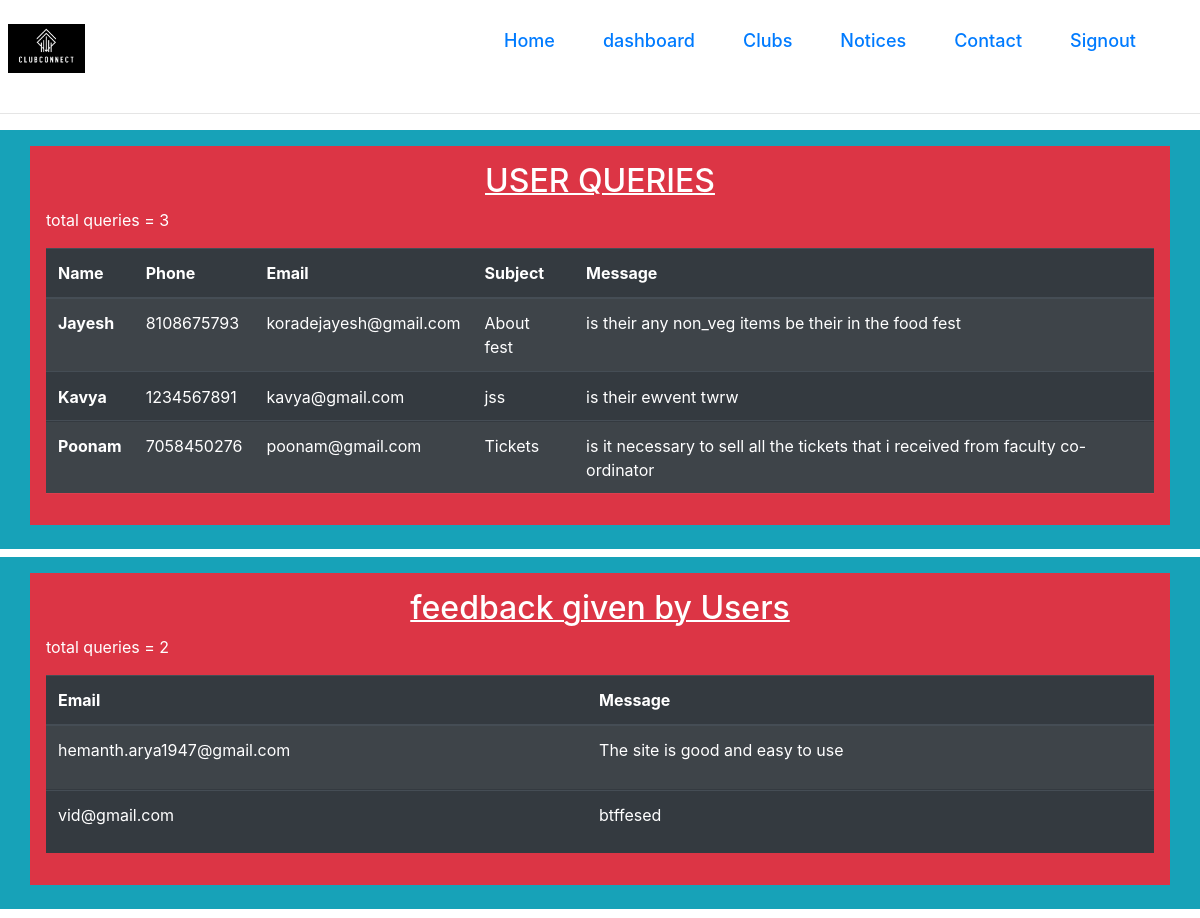
/home/contact.php, run on the app's committed database.
### tables this page shows
CREATE TABLE `contact_form` (
  `name` varchar(20) NOT NULL,
  `phone` varchar(20) NOT NULL,
  `email` varchar(40) NOT NULL,
  `subject` varchar(40) NOT NULL,
  `message` text NOT NULL
);

CREATE TABLE `feedback` (
  `slno` int(4) NOT NULL,
  `email` varchar(30) NOT NULL,
  `message` text NOT NULL
);

### home/display12.php (the view, shortened to what this page needs)
<?php
include '../dbconnect.php';
?>
<!DOCTYPE html>
<html lang="en">
<head>
    <link rel="stylesheet" href="https://cdn.jsdelivr.net/npm/bootstrap@4.6.2/dist/css/bootstrap.min.css">
    <link rel="stylesheet" href="style.css">
</head>
<body>
    <div class="p-3 mb-2 bg-info text-white animate__animated animate__backInLeft">    <div class="container p-3 mb-2 bg-danger text-white animate__animated animate__swing" >
    <h2 class="underline underline-offset-1 text-center text- decoration-2 animate__animated animate__backInDown">USER QUERIES</h2>
    <p>total queries = <?php $p = "select count(*) as `count` from `contact_form`"; $result= mysqli_query($conn,$p); $row = mysqli_fetch_assoc($result); echo $row['count'];?></p>
        <table class="table table-striped table-dark">
  <thead>
    <tr>
      <th scope="col">Name</th>
      <th scope="col">Phone</th>
      <th scope="col">Email</th>
      <th scope="col">Subject</th>
      <th scope="col">Message</th>
    </tr>
  </thead>
  <tbody class="overflow-y-auto h-32 ...">
    <?php
  $sql   ="Select * from `contact_form`";
  $result = mysqli_query($conn,$sql);
  if($result){
    while($row=mysqli_fetch_assoc($result)){
      $name = $row['name'];
      $phone = $row['phone'];
      $email = $row['email'];
      $subject = $row['subject'];
      $message = $row['message'];
      echo '
          <tr class="animate__animated animate__backInUp">
      <th scope="row">'.$name.'</th>
      <td>'.$phone.'</td>
      <td>'.$email.'</td>
      <td>'.$subject.'</td>
      <td>'.$message.'</td>
    </tr>';
    }
}
?>
  </tbody>
</table>
    </div>
    </div>
</body>
</html>

### home/displayfeedback.php (shortened to what this page needs)
<?php
include '../dbconnect.php';
?>
<!DOCTYPE html>
<html lang="en">
<head>
    <link rel="stylesheet" href="https://cdn.jsdelivr.net/npm/bootstrap@4.6.2/dist/css/bootstrap.min.css">
    <link rel="stylesheet" href="style.css">
</head>
<body>
    <div class="p-3 mb-2 bg-info text-white animate__animated animate__backInLeft">    <div class="container p-3 mb-2 bg-danger text-white animate__animated animate__swing" >
    <h2 class="underline underline-offset-1 text-center text- decoration-2 animate__animated animate__backInDown">feedback given by Users</h2>
    <p>total queries = <?php $p = "select count(*) as `count` from `feedback`"; $result= mysqli_query($conn,$p); $row = mysqli_fetch_assoc($result); echo $row['count'];?></p>
        <table class="table table-striped table-dark">
  <thead>
    <tr>
      <th scope="col">Email</th>
      <th scope="col">Message</th>
    </tr>
  </thead>
  <tbody class="overflow-y-auto h-32 ...">
    <?php
  $sql   ="Select * from `feedback`";
  $result = mysqli_query($conn,$sql);
  if($result){
    while($row=mysqli_fetch_assoc($result)){
      $email = $row['email'];
      $message = $row['message'];
      echo '
          <tr class="animate__animated animate__backInUp">
      <td>'.$email.'</td>
      <td>'.$message.'</td>
    </tr>';
    }
}
?>
  </tbody>
</table>
    </div>
    </div>
</body>
</html>

### data on the page
contact_form: name "Jayesh", phone "8108675793", email "koradejayesh@gmail.com", subject "About fest", message "is their any non_veg items be their in the food fest"
contact_form: name "Kavya", phone "1234567891", email "kavya@gmail.com", subject "jss", message "is their ewvent twrw"
contact_form: name "Poonam", phone "7058450276", email "poonam@gmail.com", subject "Tickets", message "is it necessary to sell all the tickets that i received from faculty co-ordinator"
feedback: email "hemanth.arya1947@gmail.com", message "The site is good and easy to use"
feedback: email "vid@gmail.com", message "btffesed"

### other printed values
$row['count'] "3"
$row['count'] "2"
